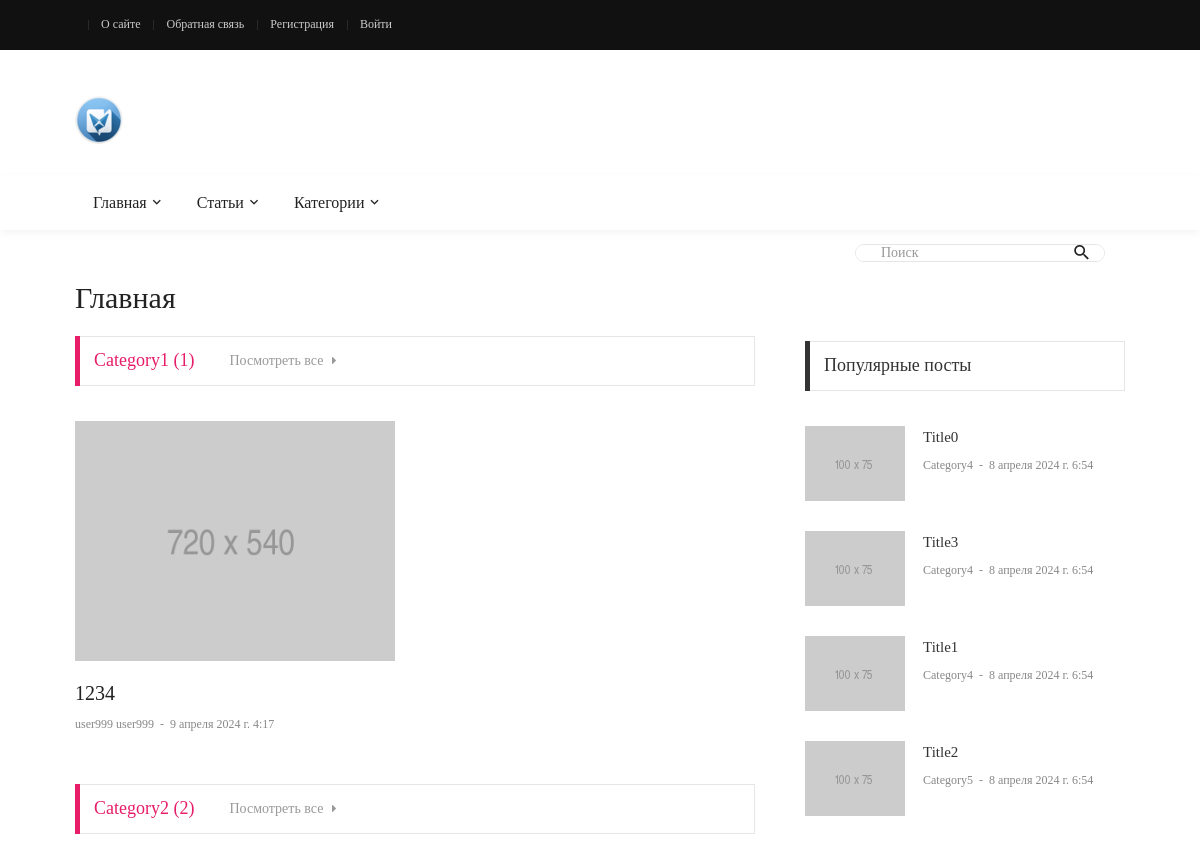
The app's page / (upper part), older data.
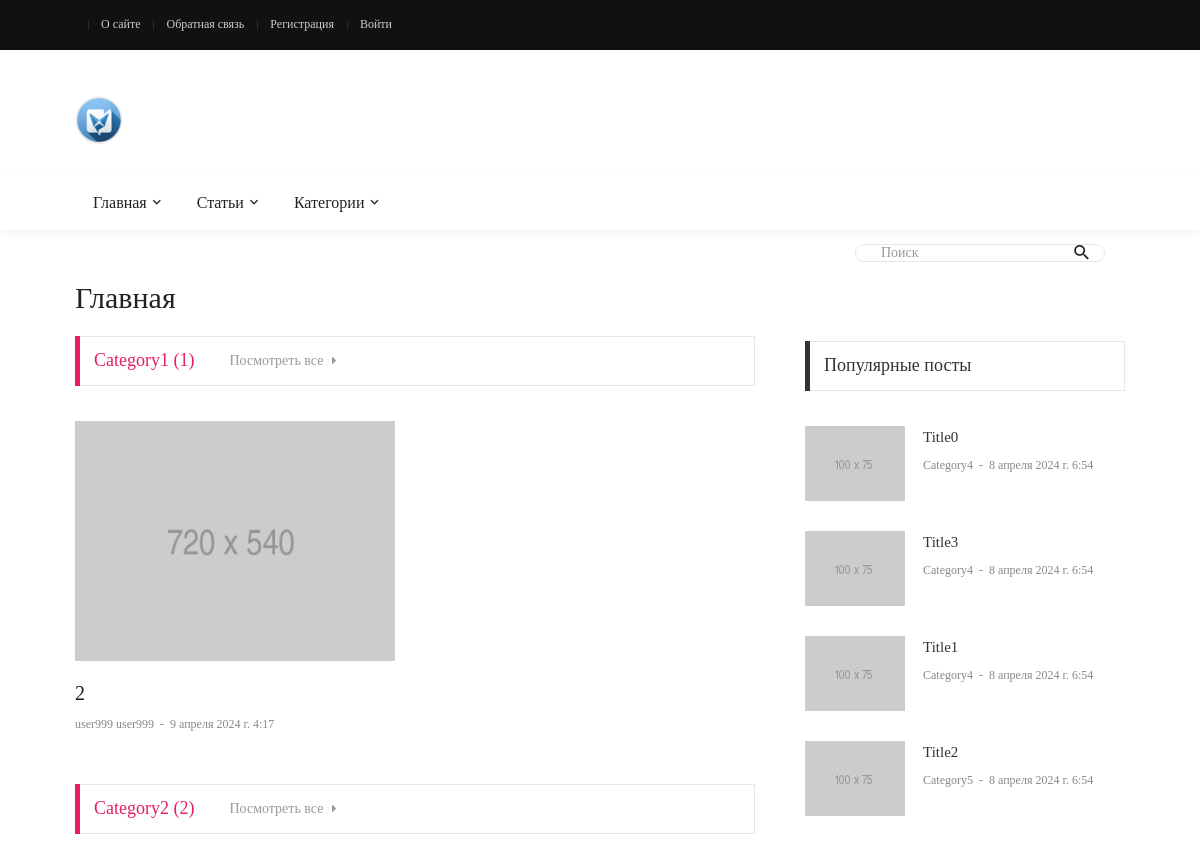
The same page, newer data.
### blog/models.py (models this page shows, shortened)
class Article(models.Model):
    title = models.CharField(max_length=25, verbose_name='Заголовок')
    description = models.TextField(max_length=500, verbose_name='Описание', null=True, blank=True)
    content = RichTextField(verbose_name='Содержание', null=True, blank=True)
    author = models.ForeignKey(get_user_model(), on_delete=models.CASCADE, verbose_name='Автор')
    category = models.ForeignKey(Category, on_delete=models.SET_NULL, verbose_name='Категория', null=True)
    tags = models.ManyToManyField(Tag, verbose_name='Теги', blank=True)
    is_published = models.BooleanField(default=False, verbose_name='Опубликовано')
    date_published = models.DateTimeField(auto_now_add=True, verbose_name='Дата публикации')
    change_date = models.DateTimeField(auto_now=True, verbose_name='Дата изменения')
    image = models.FileField(upload_to='images/', verbose_name='Превью', null=True, blank=True)
    fields = ['title', 'content', 'category']
    class Meta:
        ordering = ['-change_date']
        verbose_name = 'Статья'
        verbose_name_plural = 'Статьи'
    @admin.display(description="Автор")
    def author_full_name(self):
        return self.author.full_name
    @staticmethod
    def get_published_posts():
        return Article.objects.filter(is_published=True).all()
    def changed(self):
        if self.date_published != self.change_date:
            return True
        return False
    @property
    def views(self):
        """
        Получение значения просмотров для данной статьи
        """
        article_views, created = ArticleViews.objects.get_or_create(article=self)
        return article_views.views

class User(AbstractUser):
    bio = models.TextField(verbose_name='Биография', null=True, blank=True)
    birth_date = models.DateField(verbose_name='День рождения', null=True, blank=True)
    change_date = models.DateTimeField(auto_now=True, verbose_name='Дата изменения')
    fields = ['first_name', 'last_name', 'email', 'bio', 'birth_date']
    @property
    def full_name(self):
        return f'{self.first_name} {self.last_name}'
    class Meta:
        ordering = ['-change_date']
        verbose_name = 'Автор'
        verbose_name_plural = 'Авторы'

### blog/views.py (the view)
# urls.py: path('', views.index, name='home'),
def index(request):
    context = get_context()
    category_articles = [
        {'posts': models.Article.get_published_posts().filter(category=category).all(), 'cat': category}
        for category in context['cats']]
    context['c_posts'] = category_articles
    context['title'] = 'Главная'
    return render(request, 'blog/index.html', context)

### blog/context_processors.py (called while the page is built)
def get_blog_context(request):
    return {'menu': menu, 'top_menu': top_menu, 'user_top_menu': user_top_menu}

### blog/models.py (called while the page is built)
    @property
    def url_name(self):
        return "home"

### blog/views.py (called while the page is built)
def get_context():
    categories = models.Category.objects.all()
    pop_articles = models.Article.get_published_posts().order_by('ar_views')[:5]
    return {
        'cats': categories,
        'pop_posts': pop_articles,
        'search_form': forms.SearchForm,
        'tags': models.Tag.objects.all(),
    }

### blog/templates/blog/index.html (shortened to what this page needs)
{% extends 'base.html' %}
{% load static %}
{% block content %}
<div class="col-md-10 col-lg-8">
    <div class="p-b-20">
        {% for item in c_posts %}
        {% if item.posts %}
        <div class="tab01 p-b-20">
            <div class="tab01-head how2 how2-cl1 bocl12 flex-s-c m-r-10 m-r-0-sr991">
                <h3 class="f1-m-2 cl12 tab01-title">
                    {{ item.cat.title }} ({{ item.posts|length }})
                </h3>
                <a href="{% url 'category' item.cat.title  %}" class="tab01-link f1-s-1 cl9 hov-cl10 trans-03">
                    Посмотреть все
                    <i class="fs-12 m-l-5 fa fa-caret-right"></i>
                </a>
            </div>
            <div class="tab-content p-t-35">
                <div class="tab-pane fade show active" id="tab1-1" role="tabpanel">
                    <div class="row">
                        {% with item.posts|first as p %}
                        <div class="col-sm-6 p-r-25 p-r-15-sr991">
                            <div class="m-b-30">
                                <a href="{% url 'post' p.id %}" class="wrap-pic-w hov1 trans-03">
                                    <img src="{% static 'blog/images/post-05.jpg' %}" alt="IMG">
                                </a>
                                <div class="p-t-20">
                                    <h5 class="p-b-5">
                                        <a href="{% url 'post' p.id %}"
                                           class="f1-m-3 cl2 hov-cl10 trans-03">
                                            {{ p.title }}
                                        </a>
                                    </h5>
                                    <span class="cl8">
														<a href="#" class="f1-s-4 cl8 hov-cl10 trans-03">
															{{ p.author.full_name }}
														</a>
														<span class="f1-s-3 m-rl-3">
															-
														</span>
														<span class="f1-s-3">
															{{ p.date_published }}
														</span>
													</span>
                                </div>
                            </div>
                        </div>
                        {% endwith %}
                        <div class="col-sm-6 p-r-25 p-r-15-sr991">
                        </div>
                    </div>
                </div>
            </div>
        </div>
        {% endif %}
        {% endfor %}
    </div>
</div>
{% endblock %}

Row changes from the older to the newer data that the page shows:
changed Article "9 апреля 2024 г. 4:17": title "1234" → "2"
